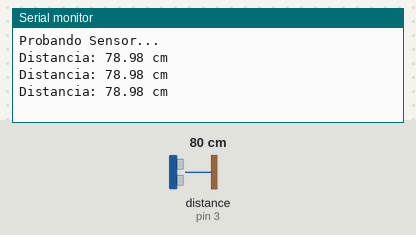
The sketch below on a simulated Arduino Uno, built with avr-gcc and run on an emulated ATmega328P. On the bench: the last lines printed to the serial monitor. Wiring (inferred from the names in the program): ultrasonic range finder: trigger pin 2; echo pin 3. Inputs (shaded band) come from the test bench; at power-on: distance to the obstacle (sensor on pin 3) 80 cm. The echo pulse lasts 58.3 µs per cm.

Above: at 1.3 s.
1.4 s: distance to the obstacle (sensor on pin 3) set to 2 cm
At 1.9 s:
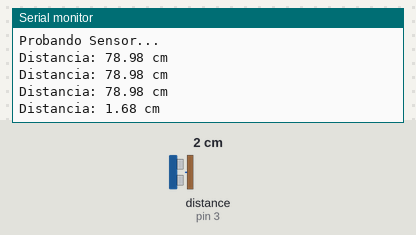
2.9 s: distance to the obstacle (sensor on pin 3) set to 4 cm
At 3.4 s:
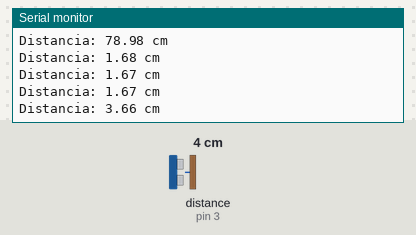
Timing chart, 0 to 5.9 s (numbered marks = the images above; inputs shaded):
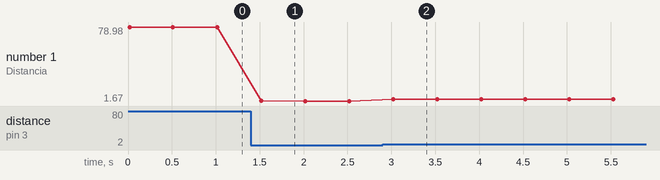

Measured:
- after the input at 1.4 s, the serial monitor: prints a new line after 0.12 s (image 1)
- after the input at 2.9 s, the serial monitor: prints a new line after 0.12 s (image 2)
- plotted number 1: 78.98 → 1.67 after the input at 1.4 s, 1.67 → 3.66 after the input at 2.9 s

The sketch:

PRUEBA_SENSOR_ULTRASONICO.ino
```cpp
// PRUEBA 3: SENSOR ULTRASONICO
int TRIG = 2;
int ECHO = 3;

void setup() {
  Serial.begin(9600);
  pinMode(TRIG, OUTPUT);
  pinMode(ECHO, INPUT);
  Serial.println("Probando Sensor...");
}

void loop() {
  digitalWrite(TRIG, LOW);
  delayMicroseconds(2);
  digitalWrite(TRIG, HIGH);
  delayMicroseconds(10);
  digitalWrite(TRIG, LOW);

  long duracion = pulseIn(ECHO, HIGH);
  float distancia = duracion * 0.034 / 2;

  Serial.print("Distancia: ");
  Serial.print(distancia);
  Serial.println(" cm");

  delay(500); // Medir cada medio segundo
}
```
